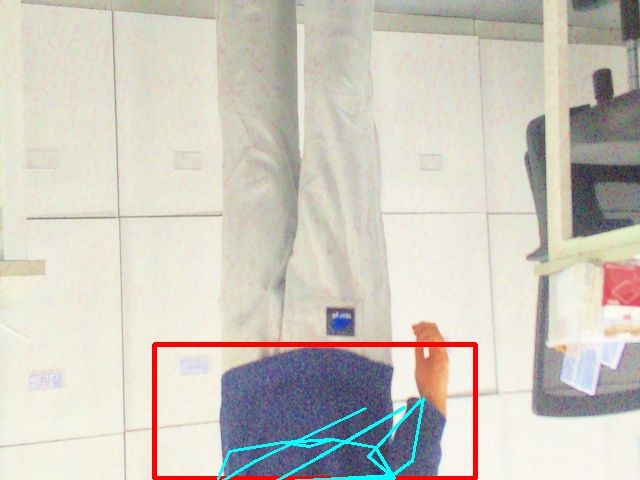
//> input picture SubCameraApp_refactory_260309_stm_com/SubCameraApp_refactory_260309/build/captures/20260310_093136_fall_id1.jpg, 640 x 480 px, given in place of x-raw, format=BGR ! appsink drop=true, which was not available
$ ./test_uav_chcae_gamma   (built with g++ and OpenCV 4)
//> lines starting //> are read from the running program, lines starting //| are printed output that depends on the picture; pictures that were not available may be replaced by others from this repository, and a replacement may not be noted
#include <opencv2/opencv.hpp>
#include <iostream>
#include <string>
#include <vector>
#include <cmath>

using namespace std;

// 1. PSNR (신호 대 잡음비) 계산
double getPSNR(const cv::Mat& I1, const cv::Mat& I2) {
    cv::Mat s1;
    cv::absdiff(I1, I2, s1);
    s1.convertTo(s1, CV_32F);
    s1 = s1.mul(s1);
    cv::Scalar s = cv::sum(s1);
    double sse = s.val[0] + s.val[1] + s.val[2];
    if (sse <= 1e-10) return 0;
    double mse = sse / (double)(I1.channels() * I1.total());
    return 10.0 * log10((255 * 255) / mse);
}

// 2. SSIM (구조적 유사도) 계산 - 간소화 버전
double getSSIM(const cv::Mat& i1, const cv::Mat& i2) {
    const double C1 = 6.5025, C2 = 58.5225;
    cv::Mat I1, I2;
    i1.convertTo(I1, CV_32F); i2.convertTo(I2, CV_32F);
    cv::Mat I1_2 = I1.mul(I1), I2_2 = I2.mul(I2), I1_I2 = I1.mul(I2);
    cv::Mat mu1, mu2;
    cv::GaussianBlur(I1, mu1, cv::Size(11, 11), 1.5);
    cv::GaussianBlur(I2, mu2, cv::Size(11, 11), 1.5);
    cv::Mat mu1_2 = mu1.mul(mu1), mu2_2 = mu2.mul(mu2), mu1_mu2 = mu1.mul(mu2);
    cv::Mat sigma1_2, sigma2_2, sigma12;
    cv::GaussianBlur(I1_2, sigma1_2, cv::Size(11, 11), 1.5);
    sigma1_2 -= mu1_2;
    cv::GaussianBlur(I2_2, sigma2_2, cv::Size(11, 11), 1.5);
    sigma2_2 -= mu2_2;
    cv::GaussianBlur(I1_I2, sigma12, cv::Size(11, 11), 1.5);
    sigma12 -= mu1_mu2;
    cv::Mat t1 = 2 * mu1_mu2 + C1, t2 = 2 * sigma12 + C2, t3 = t1.mul(t2);
    t1 = mu1_2 + mu2_2 + C1; t2 = sigma1_2 + sigma2_2 + C2;
    t1 = t1.mul(t2);
    cv::Mat ssim_map;
    cv::divide(t3, t1, ssim_map);
    cv::Scalar mssim = cv::mean(ssim_map);
    return (mssim.val[0] + mssim.val[1] + mssim.val[2]) / 3.0;
}

// 3. 저조도 개선 및 노이즈 억제 함수
void enhanceLowLightAdvanced(cv::Mat& src, cv::Mat& dst) {
    cv::Mat yuv;
    cv::cvtColor(src, yuv, cv::COLOR_BGR2YUV);
    std::vector<cv::Mat> channels;
    cv::split(yuv, channels);

    // [Y 채널] - 밝기 및 대비 개선
    double mean_b = cv::mean(channels[0])[0];
    double gamma = (mean_b < 50) ? 0.4 : 0.7; // 더 공격적인 감마 적용 가능
    cv::Mat lut(1, 256, CV_8U);
    for (int i = 0; i < 256; i++) lut.at<uchar>(i) = cv::saturate_cast<uchar>(pow(i / 255.0, gamma) * 255.0);
    cv::LUT(channels[0], lut, channels[0]);
    cv::Ptr<cv::CLAHE> clahe = cv::createCLAHE(2.5, cv::Size(8, 8));
    clahe->apply(channels[0], channels[0]);

    // [U, V 채널] - 무지개 노이즈 억제 (Chroma Denoising)
    // Median Filter는 엣지를 유지하면서 색상 튀는 노이즈를 잡는 데 탁월합니다.
    cv::medianBlur(channels[1], channels[1], 5);
    cv::medianBlur(channels[2], channels[2], 5);

    cv::merge(channels, yuv);
    cv::cvtColor(yuv, dst, cv::COLOR_YUV2BGR);

    // 최종 샤프닝 (노이즈 제거 후 뭉개진 엣지 보정)
    cv::GaussianBlur(dst, yuv, cv::Size(0, 0), 3);
    cv::addWeighted(dst, 1.5, yuv, -0.5, 0, dst);
}

int main() {
    int WIDTH = 640, HEIGHT = 480, FPS = 30;
    string pipeline = "libcamerasrc ! video/x-raw, width=1920, height=1080, framerate=" + to_string(FPS) + "/1 ! v4l2convert ! videoscale ! video/x-raw, width=" + to_string(WIDTH) + ", height=" + to_string(HEIGHT) + " ! videoconvert ! video/x-raw, format=BGR ! appsink drop=true";

    cv::VideoCapture cap(pipeline, cv::CAP_GSTREAMER);
    if (!cap.isOpened()) return -1;

    // 비디오 저장 설정 (XVID 코덱, 비교를 위해 가로 2배 사이즈)
    cv::VideoWriter writer("output_comparison.avi", cv::VideoWriter::fourcc('X', 'V', 'I', 'D'), FPS, cv::Size(WIDTH * 2, HEIGHT));

    cv::Mat frame, enhanced;
    cout << "Recording... Press 'q' to stop." << endl;

    while (true) {
        cap >> frame;
//> frame is the input picture: 480 rows x 640 cols, CV_8UC3; mean B, G, R 191.9, 200.8, 205
        if (frame.empty()) break;

        enhanceLowLightAdvanced(frame, enhanced);
//> in enhanceLowLightAdvanced, `cv::cvtColor(src, yuv, cv::COLOR_BGR2YUV);`: yuv: 480 rows x 640 cols, CV_8UC3; mean of channels 0, 1, 2 201, 123.6, 131.5
//> in enhanceLowLightAdvanced, `cv::split(yuv, channels);`:
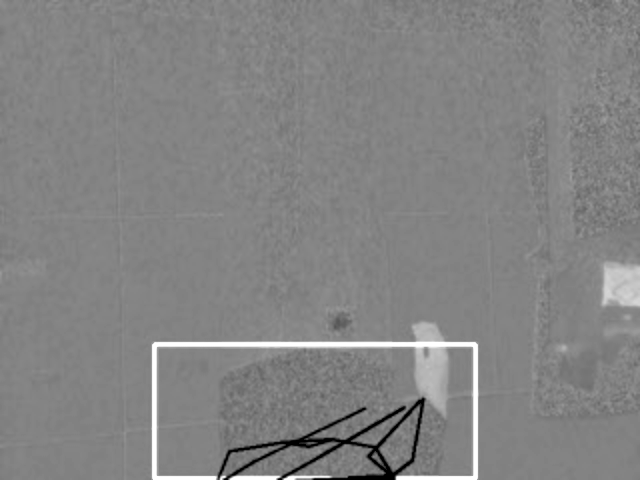
//> channels[2]: 480 rows x 640 cols, CV_8UC1; min 0, max 255, mean 131.5
//> in enhanceLowLightAdvanced, `double mean_b = cv::mean(channels[0])[0];`: mean_b = 201
//> in enhanceLowLightAdvanced, `double gamma = (mean_b < 50) ? 0.4 : 0.7;`: gamma = 0.7
//> after the loop in enhanceLowLightAdvanced, `for (int i = 0; i < 256; i++) lut.at<uchar>(i) = cv::saturate_cast<uch..`: lut = 256 values from 0 to 255
//> in enhanceLowLightAdvanced, `clahe->apply(channels[0], channels[0]);`:
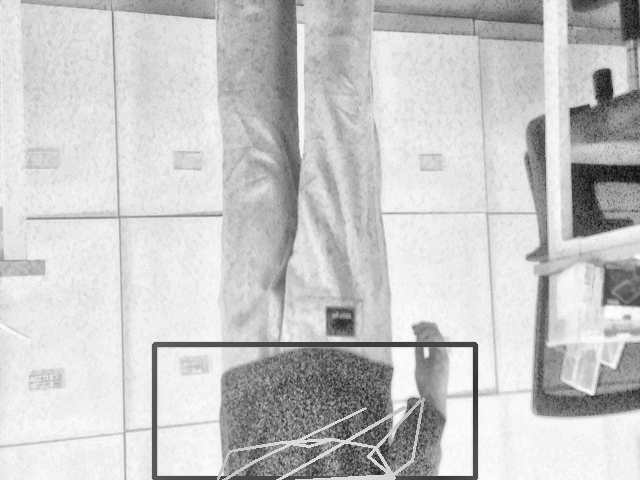
//> channels[0]: 480 rows x 640 cols, CV_8UC1; min 14, max 254, mean 199.8
//> in enhanceLowLightAdvanced, `cv::merge(channels, yuv);`: yuv: 480 rows x 640 cols, CV_8UC3; mean of channels 0, 1, 2 199.8, 123.6, 131.5

        // 지표 계산
        double psnr = getPSNR(frame, enhanced);
//> in getPSNR, `s1 = s1.mul(s1);`:
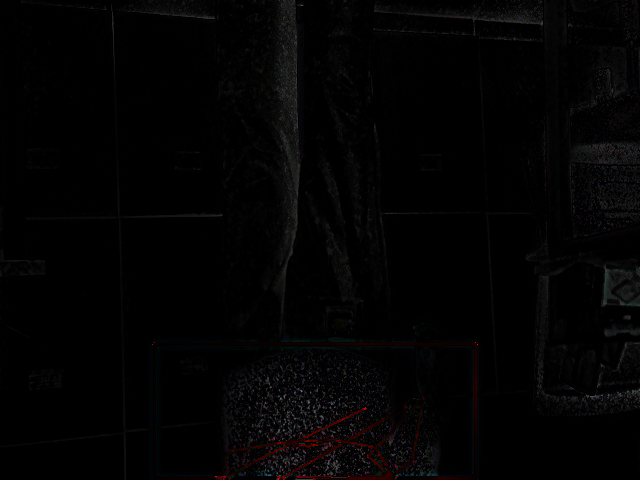
//> s1: 480 rows x 640 cols, CV_32FC3; mean B, G, R 297.4, 285, 321.5; drawn with min black and max white
//> in getPSNR, `cv::Scalar s = cv::sum(s1);`: s = Scalar(91514517, 87711821, 98916878)
//> in getPSNR, `double sse = s.val[0] + s.val[1] + s.val[2];`: sse = 278143216
//> in getPSNR, `double mse = sse / (double)(I1.channels() * I1.total());`: mse = 301.8
//> psnr = 23.33
        double ssim = getSSIM(frame, enhanced);
//> in getSSIM, `cv::Mat mu1_2 = mu1.mul(mu1), mu2_2 = mu2.mul(mu2), mu1_mu2 = mu1.mul(..`:
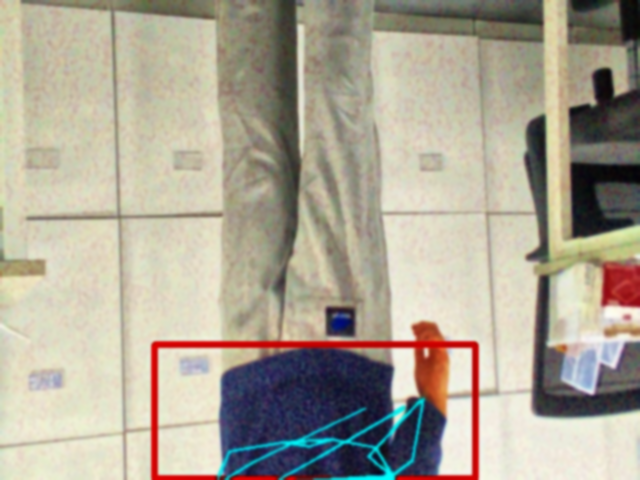
//> mu1_mu2: 480 rows x 640 cols, CV_32FC3; mean B, G, R 38324.9, 42342.9, 44061.6; drawn with min black and max white
//> in getSSIM, `cv::divide(t3, t1, ssim_map);`:
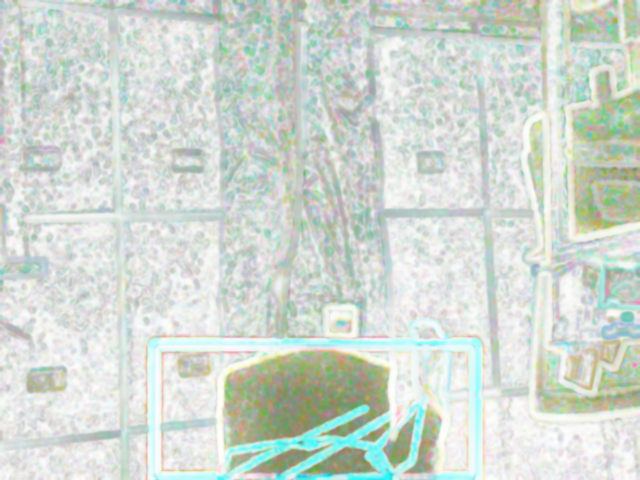
//> ssim_map: 480 rows x 640 cols, CV_32FC3; mean B, G, R 0.794, 0.828, 0.789; drawn with min black and max white
//> in getSSIM, `cv::Scalar mssim = cv::mean(ssim_map);`: mssim = Scalar(0.794, 0.828, 0.789)
//> ssim = 0.804

        // 화면 결합 및 텍스트 표시
        cv::Mat combined;
        cv::hconcat(frame, enhanced, combined);
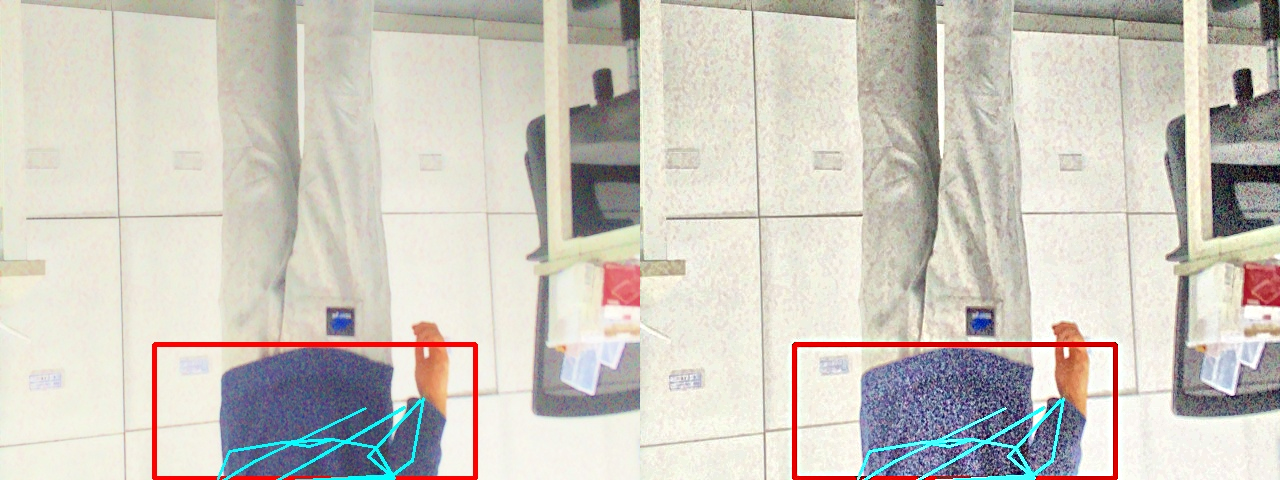
//> combined: 480 rows x 1280 cols, CV_8UC3; mean B, G, R 191.4, 200, 204.4
        string label = cv::format("PSNR: %.2f dB | SSIM: %.2f", psnr, ssim);
//> label = "PSNR: 23.33 dB | SSIM: 0.80"
        cv::putText(combined, label, cv::Point(20, HEIGHT - 20), cv::FONT_HERSHEY_SIMPLEX, 0.6, cv::Scalar(0, 255, 255), 2);
        cv::putText(combined, "RAW", cv::Point(10, 30), cv::FONT_HERSHEY_SIMPLEX, 0.7, cv::Scalar(0, 255, 0), 2);
        cv::putText(combined, "ENHANCED", cv::Point(WIDTH + 10, 30), cv::FONT_HERSHEY_SIMPLEX, 0.7, cv::Scalar(0, 255, 0), 2);
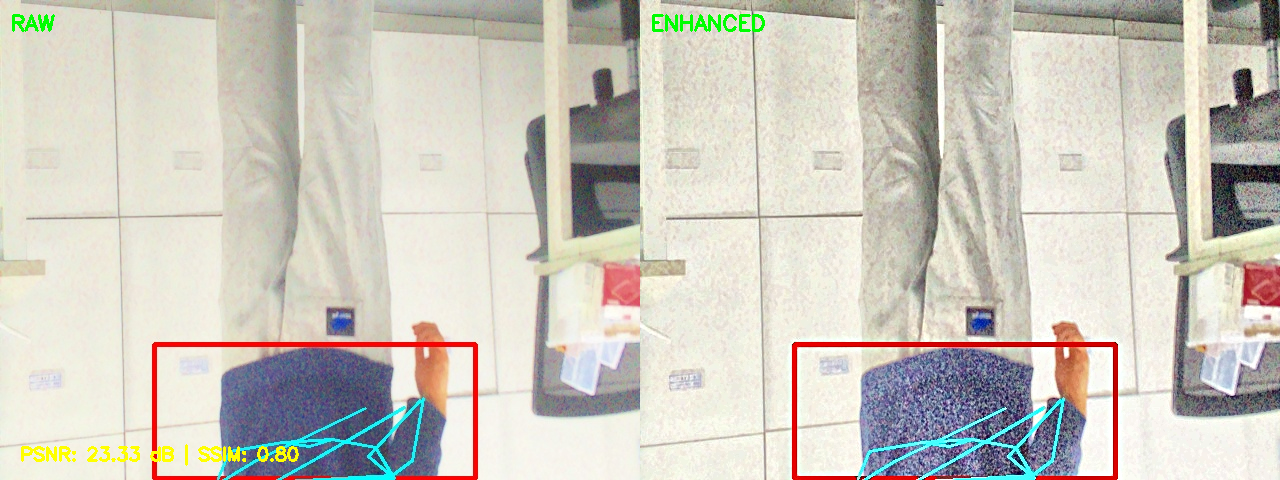
//> combined: 480 rows x 1280 cols, CV_8UC3; mean B, G, R 190.3, 200.3, 204.1

        cv::imshow("Real-time Analysis", combined);
        writer.write(combined); // avi 파일에 프레임 추가

        if (cv::waitKey(1) == 'q') break;
//> the 'q' key is pressed
    }

    cap.release();
    writer.release();
    cv::destroyAllWindows();
    return 0;
}
